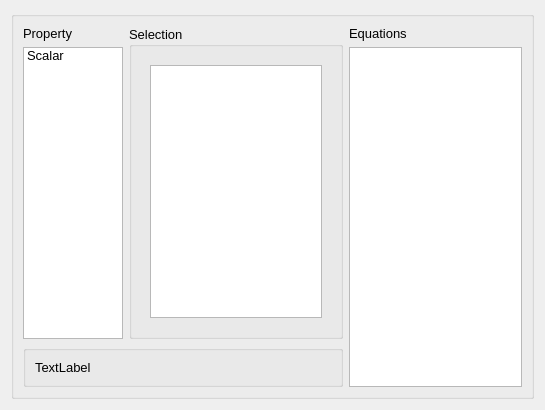
<?xml version="1.0" encoding="UTF-8"?>
<ui version="4.0">
 <class>EquatWidgetForm</class>
 <widget class="QWidget" name="EquatWidgetForm">
  <property name="geometry">
   <rect>
    <x>0</x>
    <y>0</y>
    <width>545</width>
    <height>410</height>
   </rect>
  </property>
  <property name="font">
   <font>
    <pointsize>10</pointsize>
   </font>
  </property>
  <property name="windowTitle">
   <string>Form</string>
  </property>
  <layout class="QHBoxLayout" name="horizontalLayout">
   <item>
    <widget class="QGroupBox" name="groupBox_3">
     <property name="title">
      <string/>
     </property>
     <layout class="QGridLayout" name="gridLayout">
      <item row="0" column="0">
       <widget class="QLabel" name="label_5">
        <property name="sizePolicy">
         <sizepolicy hsizetype="Preferred" vsizetype="Fixed">
          <horstretch>0</horstretch>
          <verstretch>0</verstretch>
         </sizepolicy>
        </property>
        <property name="text">
         <string>Property</string>
        </property>
       </widget>
      </item>
      <item row="0" column="1" rowspan="2">
       <widget class="QGroupBox" name="groupBox_2">
        <property name="sizePolicy">
         <sizepolicy hsizetype="Preferred" vsizetype="Expanding">
          <horstretch>0</horstretch>
          <verstretch>0</verstretch>
         </sizepolicy>
        </property>
        <property name="title">
         <string>Selection</string>
        </property>
        <layout class="QHBoxLayout" name="horizontalLayout_2">
         <item>
          <widget class="QStackedWidget" name="winStac">
           <widget class="QWidget" name="page_5">
            <layout class="QVBoxLayout" name="verticalLayout_3">
             <item>
              <widget class="QListWidget" name="listStatic"/>
             </item>
            </layout>
           </widget>
          </widget>
         </item>
        </layout>
       </widget>
      </item>
      <item row="0" column="2">
       <widget class="QLabel" name="label_6">
        <property name="text">
         <string>Equations</string>
        </property>
       </widget>
      </item>
      <item row="1" column="0">
       <widget class="QListWidget" name="keywdList">
        <property name="sizePolicy">
         <sizepolicy hsizetype="Fixed" vsizetype="Expanding">
          <horstretch>0</horstretch>
          <verstretch>0</verstretch>
         </sizepolicy>
        </property>
        <property name="minimumSize">
         <size>
          <width>100</width>
          <height>0</height>
         </size>
        </property>
        <property name="maximumSize">
         <size>
          <width>100</width>
          <height>16777215</height>
         </size>
        </property>
        <property name="toolTip">
         <string/>
        </property>
        <property name="batchSize">
         <number>50</number>
        </property>
        <item>
         <property name="text">
          <string>Scalar</string>
         </property>
        </item>
       </widget>
      </item>
      <item row="1" column="2" rowspan="2">
       <widget class="QTextEdit" name="textScript">
        <property name="readOnly">
         <bool>true</bool>
        </property>
       </widget>
      </item>
      <item row="2" column="0" colspan="2">
       <widget class="QGroupBox" name="groupBox_8">
        <property name="sizePolicy">
         <sizepolicy hsizetype="Preferred" vsizetype="Minimum">
          <horstretch>0</horstretch>
          <verstretch>0</verstretch>
         </sizepolicy>
        </property>
        <property name="title">
         <string/>
        </property>
        <layout class="QVBoxLayout" name="verticalLayout">
         <item>
          <widget class="QLabel" name="lDesc">
           <property name="sizePolicy">
            <sizepolicy hsizetype="Preferred" vsizetype="Minimum">
             <horstretch>0</horstretch>
             <verstretch>0</verstretch>
            </sizepolicy>
           </property>
           <property name="text">
            <string>TextLabel</string>
           </property>
           <property name="wordWrap">
            <bool>true</bool>
           </property>
          </widget>
         </item>
        </layout>
       </widget>
      </item>
     </layout>
    </widget>
   </item>
  </layout>
 </widget>
 <resources/>
 <connections/>
</ui>
